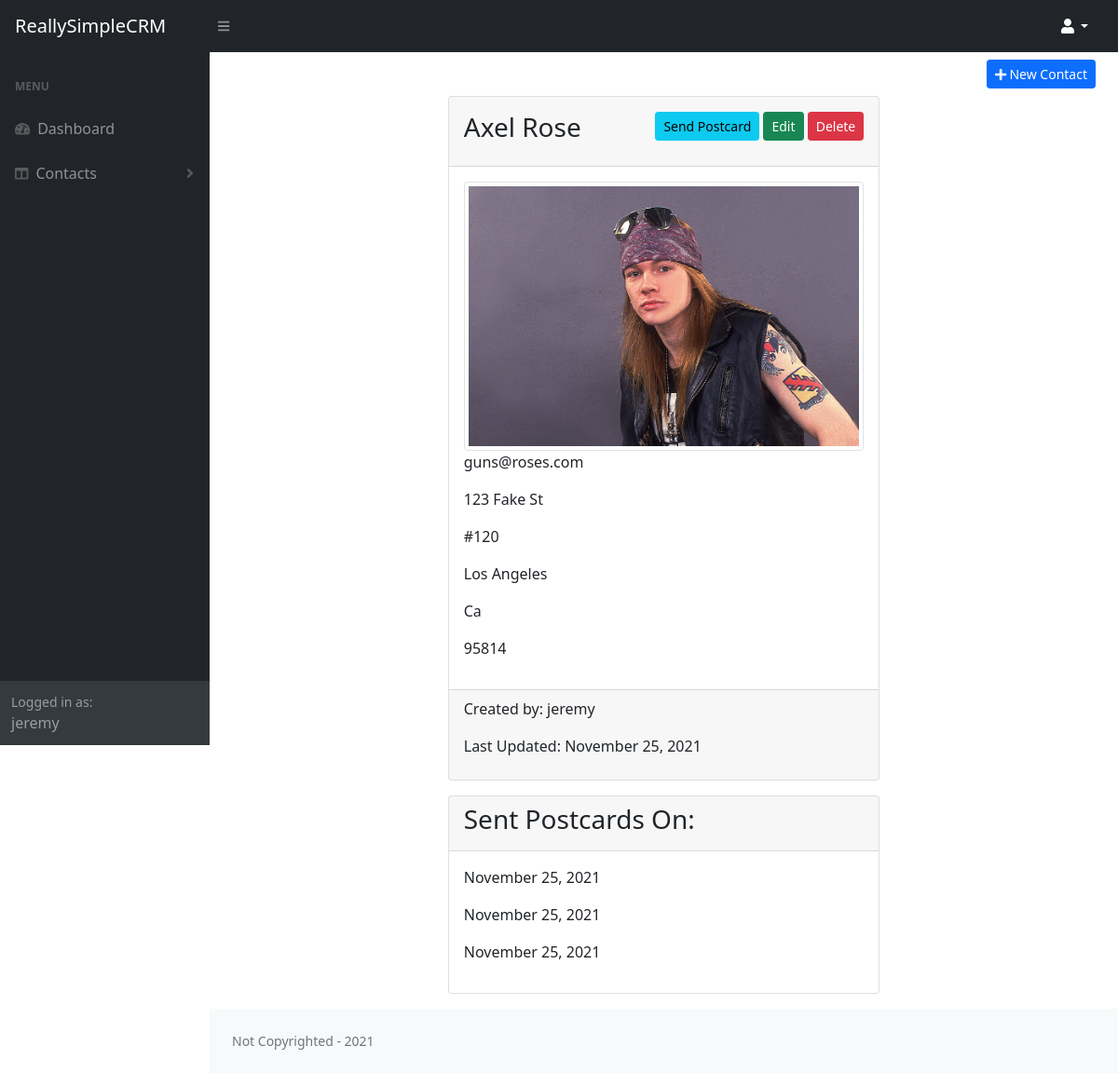
The app's page /dashboard/contact/8/ (signed in) with its own data.
### accounts/models.py (models this page shows)
class User(AbstractUser):
    pass

### crm/models.py (models this page shows, shortened)
class Contact(models.Model):
    created_by = models.ForeignKey(settings.AUTH_USER_MODEL, related_name="contacts", on_delete=models.CASCADE)
    first_name = models.CharField("Fisrt Name", max_length=64)
    last_name = models.CharField("Last Name", max_length=64)
    email = models.EmailField(max_length=250, blank=True)
    address1 = models.CharField("Address line 1", max_length=1000, blank=True)
    address2 = models.CharField("Address line 2", max_length=1000, blank=True)
    city = models.CharField("City", max_length=1000, blank=True)
    state = models.CharField("State", max_length=15, blank=True)
    zip_code = models.CharField("Zip Code", max_length=15, blank=True)
    profile_picture = models.ImageField(upload_to=get_image_path, blank=True)
    created_at = models.DateTimeField("Created At", auto_now_add=True)
    modified_at = models.DateTimeField("Last Modified", auto_now=True)
    @property
    def can_send_postcard(self):
        return all([self.address1, self.city, self.state, self.zip_code])

class PostCard(models.Model):
    contact = models.ForeignKey(Contact, related_name="postcard", on_delete=models.CASCADE, default="")
    time_sent = models.DateTimeField("Time Sent")

### crm/views.py (the view)
# urls.py: path("contact/<int:pk>/", views.ContactDetail.as_view(), name="contact_detail"),
class ContactDetail(LoginRequiredMixin, UserIsOwnerMixin, DetailView):
    model = Contact
    template_name = "contact_detail.html"
    def get_context_data(self, **kwargs):
        context = super(ContactDetail, self).get_context_data(**kwargs)
        context['can_send_postcard'] = self.object.can_send_postcard
        context.update(dict((field.name, getattr(self.object, field.name)) for field in self.object._meta.fields))
        context['postcards'] = PostCard.objects.filter(contact=self.object).order_by('-time_sent')
        return context

### accounts/mixins.py (called while the page is built)
    def test_func(self):
        obj = self.get_object()
        return self.request.user == obj.created_by

### crm/templates/contact_detail.html (shortened to what this page needs)
{% extends 'dashboard.html' %}
{% load static %}
{% block main_content %}
    <div class="d-flex flex-row-reverse my-2">
        <a class="btn btn-sm btn-primary" href="{% url 'contact_new' %}"><i class="fas fa-plus"></i> New Contact</a>
    </div>
    <div class="col-xl-6 mx-auto">
    <div class="card mb-3">
        <div class="card-header">
             <div class="d-flex justify-content-between my-2">
            <h3 class="">{{ first_name}} {{ last_name }}</h3>
            <div>
            {% if can_send_postcard %}
            <a class="btn btn-sm btn-info" href="{% url 'send_postcard' pk=object.pk %}">Send Postcard</a>
            {% endif %}
            <a class="btn btn-sm btn-success" href="{% url 'contact_edit' pk=object.pk %}">Edit</a>
            <a class="btn btn-sm btn-danger" href="{% url 'contact_delete' pk=object.pk %}">Delete</a>
            </div>
        </div>
        </div>
        <div class="card-body">
            {% if profile_picture %}
                <img class ="img-thumbnail" src="/media/{{ profile_picture }}">
            {% endif %}
            <p>{{email}}</p>
            <p>{{address1}}</p>
            <p>{{address2}}</p>
            <p>{{city}}</p>
            <p>{{state}}</p>
            <p>{{zip_code}}</p>
        </div>
        <div class="card-footer">
            <p>Created by: {{created_by}}</p>
            <p>Last Updated: {{modified_at|date:"F d, Y"}}</p>
        </div>
    </div>
    {% if postcards %}
    <div class="card mb-3">
        <div class="card-header">
            <h3 class="">Sent Postcards On:</h3>
        </div>
        <div class="card-body">
            {% for card in postcards %}
                <p>{{ card.time_sent|date:"F d, Y" }}</p>
            {% endfor %}
        </div>
    </div>
    {% endif %}
{% endblock main_content %}

### crm/templates/dashboard.html (shortened to what this page needs)
{% extends 'base.html' %}
{% block body_content %}
{% if user.is_authenticated %}
    <nav class="sb-topnav navbar navbar-expand navbar-dark bg-dark">
        <a class="navbar-brand ps-3" href="{% url 'dashboard' %}">ReallySimpleCRM</a>
        <button class="btn btn-link btn-sm order-1 order-lg-0 me-4 me-lg-0" id="sidebarToggle" href="#!"><i class="fas fa-bars"></i></button>
        <ul class="d-none d-md-inline-block ms-auto me-0 me-md-3 my-2 my-md-0">
            <li class="nav-item dropdown">
                <a class="nav-link text-white dropdown-toggle" id="navbarDropdown" href="#" role="button" data-bs-toggle="dropdown" aria-expanded="false"><i class="fas fa-user fa-fw"></i></a>
            </li>
        </ul>
    </nav>
    <div id="layoutSidenav">
        <div id="layoutSidenav_nav">
            <nav class="sb-sidenav accordion sb-sidenav-dark" id="sidenavAccordion">
                <div class="sb-sidenav-menu">
                    <div class="nav">
                        <div class="sb-sidenav-menu-heading">Menu</div>
                        <a class="nav-link" href="{% url 'dashboard' %}">
                            <div class="sb-nav-link-icon"><i class="fas fa-tachometer-alt"></i></div>
                            Dashboard
                        </a>
                        <a class="nav-link collapsed" href="#" data-bs-toggle="collapse" data-bs-target="#collapseLayouts" aria-expanded="false" aria-controls="collapseLayouts">
                            <div class="sb-nav-link-icon"><i class="fas fa-columns"></i></div>
                            Contacts
                            <div class="sb-sidenav-collapse-arrow"><i class="fas fa-angle-down"></i></div>
                        </a>
                    </div>
                </div>
                <div class="sb-sidenav-footer">
                    <div class="small">Logged in as:</div>
                    {{ user.get_username }}
                </div>
            </nav>
        </div>
        <div id="layoutSidenav_content">
            <main>
                <div class="container-fluid px-4">
                    {% block main_content %}
                    {% endblock main_content %}
                </div>
            </main>
            <footer class="py-4 bg-light mt-auto">
                <div class="container-fluid px-4">
                    <div class="d-flex align-items-center justify-content-between small">
                        <div class="text-muted">Not Copyrighted - 2021</div>
                    </div>
                </div>
            </footer>
        </div>
    </div>
{% else %}
<h3>You aren't logged in. <a href="{% url 'login' %}">Log in</a></h3>
{% endif %}
{% endblock body_content %}

### records on screen
User: get_username "jeremy", username "jeremy"
Contact: first_name "Axel", last_name "Rose", profile_picture (picture), email "guns@roses.com", address1 "123 Fake St", address2 "#120", city "Los Angeles", state "Ca", zip_code "95814", modified_at "November 25, 2021"
PostCard: time_sent "November 25, 2021"
PostCard: time_sent "November 25, 2021"
PostCard: time_sent "November 25, 2021"
